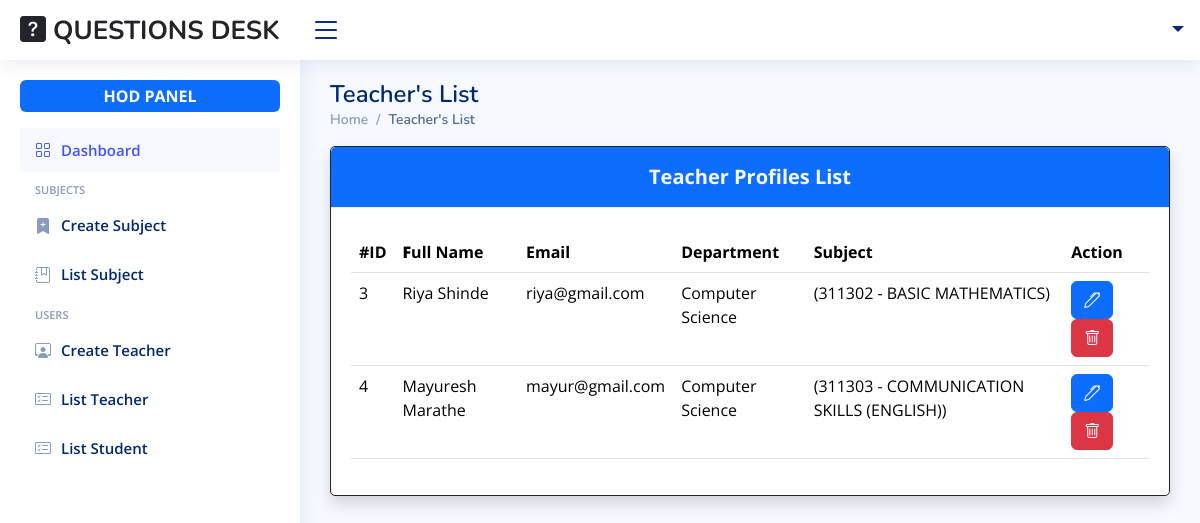
Screenshot of /hod/list/users/Teacher/ with the database file from the repository.
### Users/models.py (models this page shows, shortened)
class User(AbstractBaseUser):
    id = models.BigAutoField(primary_key=True)
    first_name = models.CharField(max_length=100, null=False, blank=False)
    last_name = models.CharField(max_length=100, null=False, blank=False)
    institute = models.CharField(max_length=255, null=False, blank=False, default="S.S.V.P's B.S.Deore Polytechnic, Dhule")
    email = models.EmailField(unique=True, null=False, blank=False)
    username = models.CharField(unique=True, max_length=100, null=False, blank=False)
    password = models.CharField(max_length=100, null=False, blank=False)
    role = models.CharField(max_length=10, null=False, blank=False)
    joined_date = models.DateField(auto_now_add=True)
    USERNAME_FIELD = 'username'
    REQUIRED_FIELDS = ['first_name', 'last_name', 'email']
    objects = UserManager()
    class Meta:
        db_table = 'Users'

class Profile(models.Model):
    id = models.BigAutoField(primary_key=True)
    user = models.OneToOneField(User, related_name='profile', on_delete=models.CASCADE)
    phone_number = models.CharField(max_length=10, null=False, blank=False ,validators=[RegexValidator(regex=r'^\d{10}$')])
    designation = models.CharField(max_length=100, null=False, blank=False)
    department = models.CharField(max_length=100, null=False, blank=False)
    experience = models.DecimalField(max_digits=3, decimal_places=1, null=True, blank=True)
    subjects = models.ManyToManyField(Subject, related_name='profiles', blank=True)
    class Meta:
        db_table = 'Profiles'

class Subject(models.Model):
    id = models.BigAutoField(primary_key=True)
    code = models.CharField(max_length=100, unique=True, null=False, blank=False)
    name = models.CharField(max_length=255, null=False, blank=False)
    semester = models.CharField(max_length=100, null=False, blank=False)
    department =models.CharField(max_length=100, null=False, blank=False)
    scheme = models.CharField(max_length=10, null=False, blank=False)
    class Meta:
        db_table = 'Subjects'

### Users/views.py (the view)
# urls.py: path('hod/list/users/<str:role>/', hod_list_users_view, name='hod-list-users-view'),
def hod_list_users_view(request, role):
    users = User.objects.filter(role=role).all()
    return render(request, 'members/hod/list_users.html', context={'users':users, 'role':role})

### Users/templates/members/hod/list_users.html (shortened to what this page needs)
{% extends "members/hod/base_site.html" %}
{% block main %}
	<main id="main" class="main">
		<div class="pagetitle">
			<h1>{{role}}'s List</h1>
			<nav>
				<ol class="breadcrumb">
					<li class="breadcrumb-item"><a href="{% url "hod-index-view" %}">Home</a></li>
					<li class="breadcrumb-item active">{{role}}'s List</li>
				</ol>
			</nav>
		</div>
		<section class="section dashboard">
			<div class="row justify-content-center">
				<div class="col-lg-12">
					<div class="card border border-dark shadow">
                        <div class="card-header text-center bg-primary text-light fw-bold fs-5">
                            {{role}} Profiles List
                        </div>
						<div class="card-body pt-4">
							<table class="table datatable">
								<thead>
									<tr>
										<th>#ID</th>
										<th><b>F</b>ull Name</th>
										<th>Email</th>
										{% if role != "Student" %}
                                            <th>Department</th>
                                            <th>Subject</th>
										{% else %}
										    <th>Institute</th>
										{% endif %}
										<th>Action</th>
									</tr>
								</thead>
								<tbody>
                                    {% for user in users %}
                                        <tr>
                                            <td>{{user.id}}</td>
                                            <td>{{user.first_name}} {{user.last_name}}</td>
                                            <td>{{user.email}}</td>
                                            {% if role != "Student" %}
                                                <td>{{user.profile.department}}</td>
                                                <td>
                                                    {% for subject in user.profile.subjects.all %}
                                                        ({{subject.code}} - {{subject.name}}) <br>
                                                    {% endfor %}
                                                </td>
                                            {% else %}
                                                <td>{{user.institute}}</td>
                                            {% endif %}
                                            <td>
                                                {% if role == 'Teacher' %}
                                                    <a href="{% url "hod-update-teacher-view" user.id %}" class="btn btn-primary"><i class="bi bi-pen"></i></a>
                                                {% endif %}
                                                <button type="button" class="btn btn-danger" data-bs-toggle="modal" data-bs-target="#verticalycentered{{user.id}}">
                                                    <i class="bi bi-trash"></i>
                                                </button>
                                            </td>
                                        </tr>
                                    {% endfor %}
								</tbody>
							</table>
						</div>
					</div>
				</div>
			</div>
		</section>
	</main>
{% endblock main %}

### Users/static/assets/css/style.css (style rules this page uses)
:root { scroll-behavior: smooth; }
body { font-family: "Open Sans", sans-serif; background: #f6f9ff; color: #444444; }
a { color: #4154f1; text-decoration: none; }
h1, h2, h3, h4, h5, h6 { font-family: "Nunito", sans-serif; }
#main { margin-top: 60px; padding: 20px 30px; transition: all 0.3s; }
.pagetitle { margin-bottom: 10px; }
.pagetitle h1 { font-size: 24px; margin-bottom: 0; font-weight: 600; color: #012970; }
.card { margin-bottom: 30px; border: none; border-radius: 5px; box-shadow: 0px 0 30px rgba(1, 41, 112, 0.1); }
.card-header, .card-footer { border-color: #ebeef4; background-color: #fff; color: #798eb3; padding: 15px; }
.card-body { padding: 0 20px 20px 20px; }
.breadcrumb { font-size: 14px; font-family: "Nunito", sans-serif; color: #899bbd; font-weight: 600; }
.breadcrumb a { color: #899bbd; transition: 0.3s; }
.breadcrumb .breadcrumb-item::before { color: #899bbd; }
.breadcrumb .active { color: #51678f; font-weight: 600; }
@media (min-width: 1200px) { #main, #footer { margin-left: 300px; } }

### rows the page displays
User: id "3", first_name "Riya", last_name "Shinde", email "riya@gmail.com", profile.department "Computer Science"
Subject: code "311302", name "BASIC MATHEMATICS"
User: id "4", first_name "Mayuresh", last_name "Marathe", email "mayur@gmail.com", profile.department "Computer Science"
Subject: code "311303", name "COMMUNICATION SKILLS (ENGLISH)"

### other values shown
{{ role }} "Teacher"
